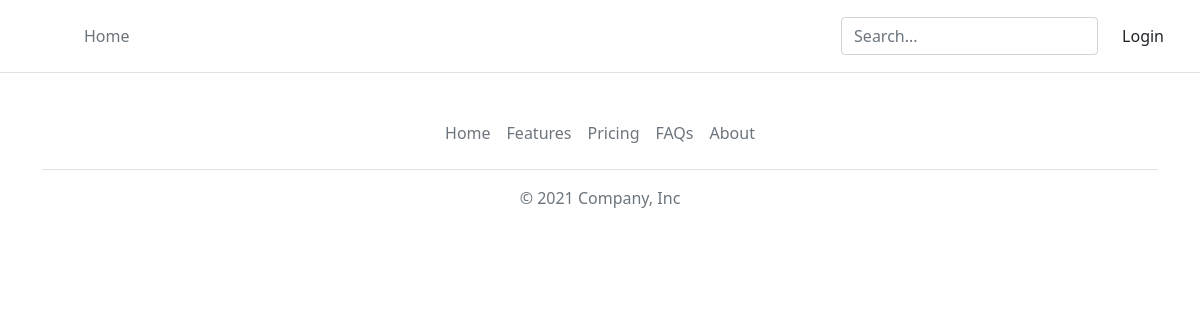
The page /view-posts on the database as committed earlier.
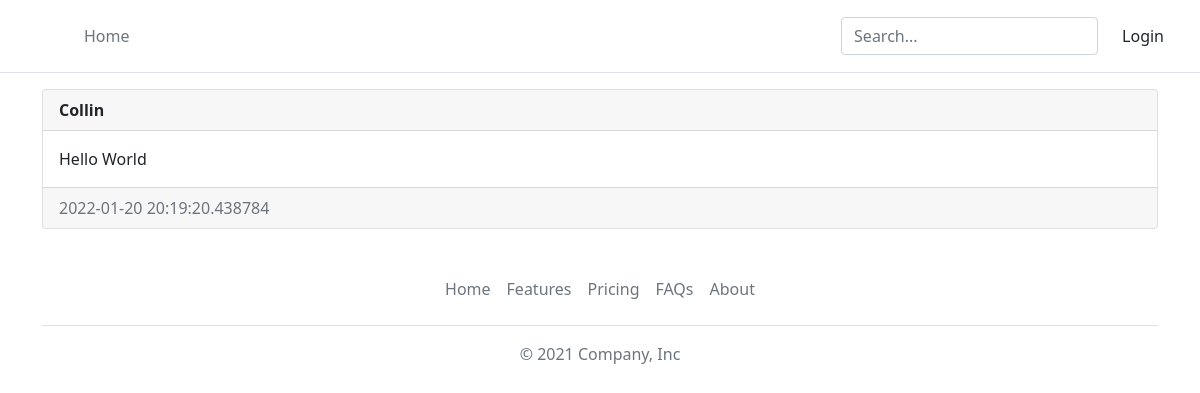
The same page on the database as committed later.
### website/models.py (models this page shows, shortened)
class post(db.Model):
    _id = db.Column('id', db.Integer, primary_key=True)
    name = db.Column(db.String(100))
    text = db.Column(db.String(400))
    img_src = db.Column(db.String(100))
    timestamp = db.Column(db.String(100))

### website/webpages/home.py (the view)
@home.route('/view-posts')
def view_posts():
    if 'user' in session:
        return render_template('view_posts.html', values=reversed(post.query.all()), profile_image=session['pfp_url'], user=session['user'])
    else:
        return render_template('view_posts.html', values=post.query.all())

### website/templates/view_posts.html (shortened to what this page needs)
{% extends "base.html" %}
{% block content %}
    {% for item in values %}
    <div id='post' class="card">
        <div class="card-header"><b>{{item.name}}</b></div>
        <div class="card-body">
            {{item.text}}
        </div>
        <div class="card-footer text-muted">
            {{item.timestamp}}
        </div>
    </div>
    {% endfor %}
{% endblock %}

Rows that differ between the two databases and show on the page:
added post: name "Collin", text "Hello World", timestamp "2022-01-20 20:19:20.438784"
